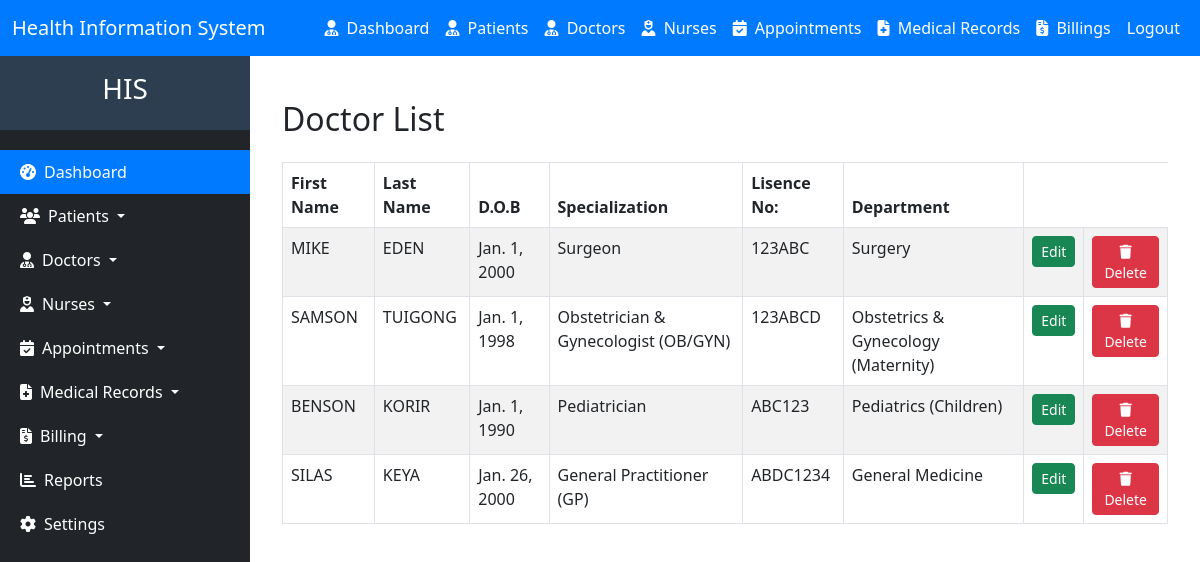
The page /doctor/list (signed in) on the database its author committed.
### hms/models.py (models this page shows, shortened)
class Doctor(models.Model):
    national_id = models.CharField(max_length=20, unique=True, validators=[RegexValidator(r'^\d{1,10}$', message='Only digits are allowed')])
    first_name = models.CharField(max_length=50)
    last_name = models.CharField(max_length=50)
    date_of_birth = models.DateField()
    GENDER_CHOICES = [
        ('M', 'Male'),
        ('F', 'Female'),
    ]
    gender = models.CharField(max_length=1, choices=GENDER_CHOICES)
    phone_number = models.CharField(max_length=15, validators=[RegexValidator(regex='^\+?1?\d{9,15}$', message='Phone number must be in the format: +254712345678.')])
    email = models.EmailField(max_length=50)
    address = models.CharField(max_length=100)
    specialization = models.ForeignKey(Specialization, on_delete=models.CASCADE, related_name='doctors')
    license_number = models.CharField(
        max_length=20,
        unique=True,
        validators=[RegexValidator(regex='^[A-Za-z0-9]{5,20}$', message='License number must be alphanumeric and 5-20 characters long.')]
    )
    years_of_experience = models.PositiveIntegerField()
    department = models.ForeignKey(Department, on_delete=models.CASCADE, related_name='doctors')
    created_at = models.DateTimeField(auto_now_add=True)
    updated_at = models.DateTimeField(auto_now=True)

class Specialization(models.Model):
    name = models.CharField(max_length=100, unique=True)
    description = models.TextField(blank=True, null=True)
    department = models.ForeignKey(Department, on_delete=models.CASCADE, related_name='specializations')  # Make it non-nullable
    created_at = models.DateTimeField(auto_now_add=True)
    updated_at = models.DateTimeField(auto_now=True)
    def __str__(self):
        return self.name

class Department(models.Model):
    name = models.CharField(max_length=100, unique=True)
    description = models.TextField(blank=True, null=True)
    created_at = models.DateTimeField(auto_now_add=True)
    updated_at = models.DateTimeField(auto_now=True)
    def __str__(self):
        return self.name

### hms/views.py (the view)
# urls.py: path("doctor/list", views.doctor_list, name="doctor_list"),
@login_required
def doctor_list(request):
    doctors = Doctor.objects.all()
    return render(request, 'doctor_list.html', {'doctors': doctors})

### hms/templates/doctor_list.html (shortened to what this page needs)
{% extends 'base.html'%}
{% block content %}
<div class="container mt-4">
    <h2 class="mb-4">Doctor List</h2>
    <table class="table table-striped table-bordered">
        <thead>
            <tr>
                <th>First Name</th>
                <th>Last Name</th>
                <th>D.O.B</th>
                <th>Specialization</th>
                <th>Lisence No:</th>
                <th>Department</th>
            </tr>
        </thead>
        <tbody>
            {% for doctor in doctors %}
            <tr>
                <td>{{ doctor.first_name }}</td>
                <td>{{ doctor.last_name }}</td>
                <td>{{ doctor.date_of_birth }}</td>
                <td>{{ doctor.specialization }}</td>
                <td>{{ doctor.license_number }}</td>
                <td>{{ doctor.department }}</td>
                <td><a href="{% url 'doctor_update' doctor.id %}" class="btn btn-success btn-sm">Edit</a></td>
                <td>  <form action="{% url 'delete_doctor' doctor.id %}" method="post" style="display: inline;">
                    <button type="submit" class="btn btn-danger btn-sm" onclick="return confirm('Are you sure you want to delete this patient?');">
                        <i class="fas fa-trash"></i> Delete
                    </button>
                </form>
            </td>
        </tr>
            {% endfor %}
        </tbody>
    </table>
</div>
{% endblock %}

### rows shown on the page
Doctor: first_name "MIKE", last_name "EDEN", date_of_birth "Jan. 1, 2000", specialization "Surgeon", license_number "123ABC", department "Surgery"
Doctor: first_name "SAMSON", last_name "TUIGONG", date_of_birth "Jan. 1, 1998", specialization "Obstetrician & Gynecologist (OB/GYN)", license_number "123ABCD", department "Obstetrics & Gynecology (Maternity)"
Doctor: first_name "BENSON", last_name "KORIR", date_of_birth "Jan. 1, 1990", specialization "Pediatrician", license_number "ABC123", department "Pediatrics (Children)"
Doctor: first_name "SILAS", last_name "KEYA", date_of_birth "Jan. 26, 2000", specialization "General Practitioner (GP)", license_number "ABDC1234", department "General Medicine"
